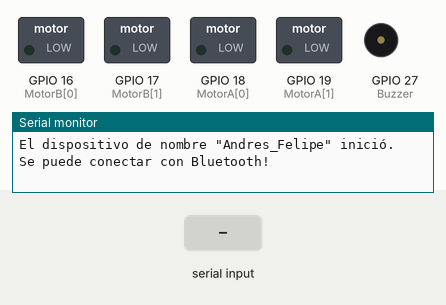
A sketch run on a simulated ESP32. Parts: switched loads named in the sketch (green lamp = pin HIGH), buzzer (waves = sounding, pin HIGH), the last lines printed to the serial monitor. The test bench sets the inputs (shaded band). Nothing arrives over Bluetooth unless stated.

Above: at 1.2 s.
1.3 s: "3" received over the second serial link
At 2.1 s:
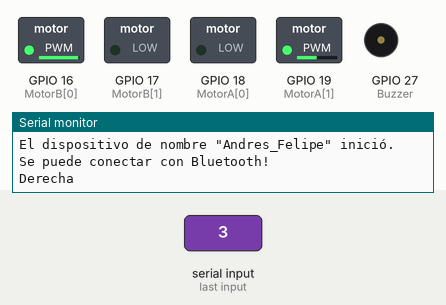
2.8 s: "4" received over the second serial link
At 3.3 s:
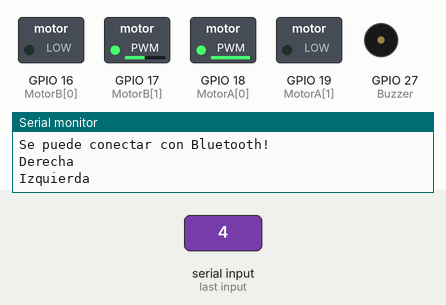
4.3 s: "1" received over the second serial link
At 5.5 s:
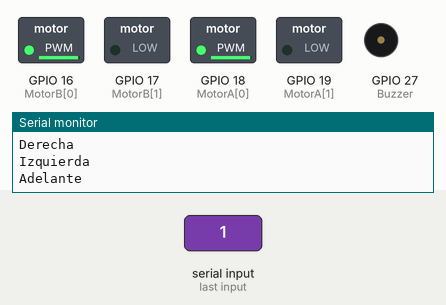
5.8 s: "2" received over the second serial link
At 6.7 s:
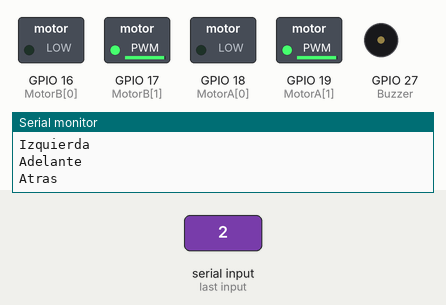
7.3 s: "6" received over the second serial link
At 7.7 s:
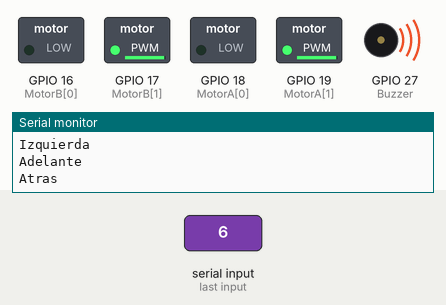
Timing chart, 0 to 10.3 s (numbered marks = the images above; inputs shaded):
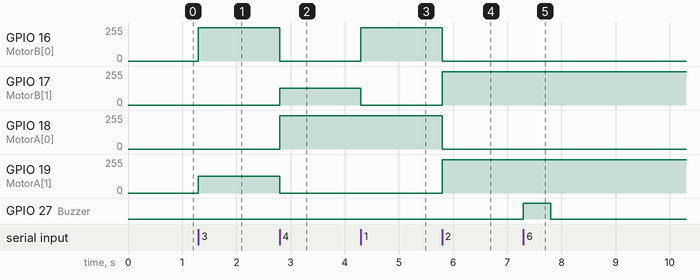

The sketch:

MandoBluetooth.ino
```cpp
//Librerias
#include "BluetoothSerial.h"

//Variables

//Control
String Variable = "";
bool Estado_Led=false;
//Motores

/*
//PINES VIEJOS DEL KIT (VERSIÓN 2024)
const byte MotorA[]={33,32};
const byte MotorB[]={26,25};
*/

//PINES NUEVOS (VERSIÓN 2025)
const byte MotorB[]={16,17};
const byte MotorA[]={18,19};

//Buzzer
const byte Buzzer=27;


//Creación del PWM para la ESP32
const uint16_t Frecuencia = 5000;
const byte Resolucion = 10;
const byte Canales[] ={0,1,2,3};

//Variables de Control de Velocidad
uint16_t velocidades[]={0,0};


//BLUETOOTH

String device_name = "Andres_Felipe";

#if !defined(CONFIG_BT_ENABLED) || !defined(CONFIG_BLUEDROID_ENABLED)
#error Bluetooth is not enabled! Please run `make menuconfig` to and enable it
#endif

#if !defined(CONFIG_BT_SPP_ENABLED)
#error Serial Bluetooth not available or not enabled. It is only available for the ESP32 chip.
#endif

BluetoothSerial SerialBT;


void setup() {

  //Inicialización de la Comunicación Serial
  Serial.begin(115200);

  //Bluetooth
  SerialBT.begin(device_name); //Bluetooth device name
  Serial.printf("El dispositivo de nombre \"%s\" inició.\nSe puede conectar con Bluetooth!\n", device_name.c_str());

  //Inicialización de los Pines para el Control de los Motores
  Inicialiar_Pines();

  //Creación del PWM
  CrearPWM();
}

void loop() {
  if (SerialBT.available()) {
    //Obtención de la variable
    char receivedChar = (char)SerialBT.read();
    Variable = "";
    Variable += receivedChar;
    //Derecha
    if(Variable.equals("3")){

      //MotorA
      ledcWrite(Canales[0],0);
      ledcWrite(Canales[1],500);
      //MotorB
      ledcWrite(Canales[2],1000);
      ledcWrite(Canales[3],0);
      //Imprimir
      Serial.println("Derecha");
    }
    //Izquierda
    if(Variable == "4"){

      //MotorA
      ledcWrite(Canales[0],1000);
      ledcWrite(Canales[1],0);
      //MotorB
      ledcWrite(Canales[2],0);
      ledcWrite(Canales[3],500);
      //Imprimir
      Serial.println("Izquierda");
    }
    //Adelante
    if(Variable == "1"){

      //MotorA
      ledcWrite(Canales[0],1000);
      ledcWrite(Canales[1],0);
      //MotorB
      ledcWrite(Canales[2],1000);
      ledcWrite(Canales[3],0);
      //Imprimir
      Serial.println("Adelante");
    }
    //Atras
    if(Variable == "2"){

      //MotorA
      ledcWrite(Canales[0],0);
      ledcWrite(Canales[1],1000);
      //MotorB
      ledcWrite(Canales[2],0);
      ledcWrite(Canales[3],1000);
      //Imprimir
      Serial.println("Atras");
    }
    if(Variable == "5"){
      ledcWrite(Canales[0],0);
      ledcWrite(Canales[1],0);
      ledcWrite(Canales[2],0);
      ledcWrite(Canales[3],0);
      Serial.println("Stop");
    }
    if(Variable == "6"){
      digitalWrite(Buzzer, HIGH);
      delay(500);
      digitalWrite(Buzzer, LOW);
    }
  }
}

void Inicialiar_Pines(){
  pinMode(MotorA[0],OUTPUT);
  pinMode(MotorA[1],OUTPUT);
  pinMode(MotorB[0],OUTPUT);
  pinMode(MotorB[1],OUTPUT);
  pinMode(MotorB[1],OUTPUT);
  pinMode(Buzzer,OUTPUT);
}
void CrearPWM(){
  ledcSetup(Canales[0],Frecuencia,Resolucion);
  ledcSetup(Canales[1],Frecuencia,Resolucion);
  ledcSetup(Canales[2],Frecuencia,Resolucion);
  ledcSetup(Canales[3],Frecuencia,Resolucion);
  ledcAttachPin(MotorA[0],Canales[0]);
  ledcAttachPin(MotorA[1],Canales[1]);
  ledcAttachPin(MotorB[0],Canales[2]);
  ledcAttachPin(MotorB[1],Canales[3]);
}
```

Measured:
- after the input at 1.3 s, GPIO 16 (MotorB[0]): 0/255 → 249/255 at once; GPIO 19 (MotorA[1]): 0/255 → 125/255 at once
- after the input at 2.8 s, GPIO 16 (MotorB[0]): 249/255 → 0/255 at once; GPIO 17 (MotorB[1]): 0/255 → 125/255 at once; GPIO 18 (MotorA[0]): 0/255 → 249/255 at once; GPIO 19 (MotorA[1]): 125/255 → 0/255 at once
- after the input at 4.3 s, GPIO 16 (MotorB[0]): 0/255 → 249/255 at once; GPIO 17 (MotorB[1]): 125/255 → 0/255 at once
- after the input at 5.8 s, GPIO 16 (MotorB[0]), GPIO 18 (MotorA[0]): 249/255 → 0/255 at once; GPIO 17 (MotorB[1]), GPIO 19 (MotorA[1]): 0/255 → 249/255 at once
- after the input at 7.3 s, GPIO 27 (Buzzer): LOW → HIGH at once, → LOW 0.50 s later
